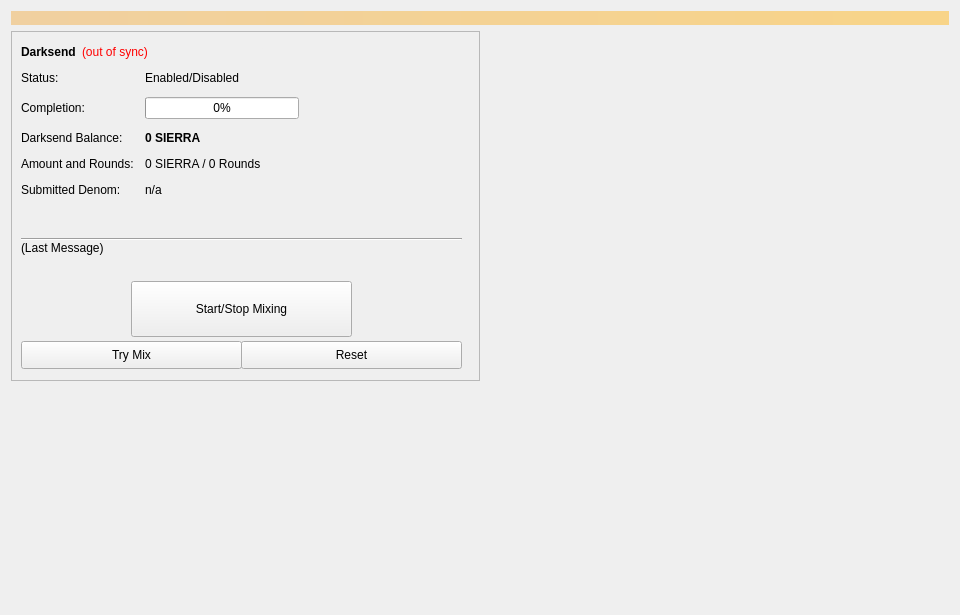
<?xml version="1.0" encoding="UTF-8"?>
<ui version="4.0">
 <class>Coinmix</class>
 <widget class="QWidget" name="Coinmix">
  <property name="geometry">
   <rect>
    <x>0</x>
    <y>0</y>
    <width>960</width>
    <height>615</height>
   </rect>
  </property>
  <property name="minimumSize">
   <size>
    <width>960</width>
    <height>0</height>
   </size>
  </property>
  <property name="windowTitle">
   <string>Form</string>
  </property>
  <layout class="QVBoxLayout" name="topLayout">
   <item>
    <widget class="QLabel" name="labelAlerts">
     <property name="visible">
      <bool>false</bool>
     </property>
     <property name="styleSheet">
      <string notr="true">background-color: qlineargradient(x1: 0, y1: 0, x2: 1, y2: 0, stop:0 #F0D0A0, stop:1 #F8D488); color:#000000;</string>
     </property>
     <property name="wordWrap">
      <bool>true</bool>
     </property>
     <property name="margin">
      <number>3</number>
     </property>
    </widget>
   </item>
   <item>
    <layout class="QHBoxLayout" name="horizontalLayout" stretch="1,1">
     <item>
      <layout class="QVBoxLayout" name="verticalLayout_2">
       <item>
        <widget class="QFrame" name="frameDarksend">
         <property name="minimumSize">
          <size>
           <width>0</width>
           <height>350</height>
          </size>
         </property>
         <property name="layoutDirection">
          <enum>Qt::LeftToRight</enum>
         </property>
         <property name="frameShape">
          <enum>QFrame::StyledPanel</enum>
         </property>
         <property name="frameShadow">
          <enum>QFrame::Raised</enum>
         </property>
         <widget class="QWidget" name="formLayoutWidget">
          <property name="geometry">
           <rect>
            <x>10</x>
            <y>40</y>
            <width>451</width>
            <height>161</height>
           </rect>
          </property>
          <layout class="QFormLayout" name="formLayout">
           <property name="fieldGrowthPolicy">
            <enum>QFormLayout::AllNonFixedFieldsGrow</enum>
           </property>
           <property name="horizontalSpacing">
            <number>11</number>
           </property>
           <property name="verticalSpacing">
            <number>12</number>
           </property>
           <item row="0" column="0">
            <widget class="QLabel" name="label_6">
             <property name="text">
              <string>Status:</string>
             </property>
            </widget>
           </item>
           <item row="1" column="0">
            <widget class="QLabel" name="label_7">
             <property name="text">
              <string>Completion:</string>
             </property>
            </widget>
           </item>
           <item row="1" column="1">
            <widget class="QProgressBar" name="DarksendProgress">
             <property name="maximumSize">
              <size>
               <width>154</width>
               <height>16777215</height>
              </size>
             </property>
             <property name="value">
              <number>0</number>
             </property>
            </widget>
           </item>
           <item row="2" column="0">
            <widget class="QLabel" name="labelAnonymizedText">
             <property name="text">
              <string>Darksend Balance:</string>
             </property>
            </widget>
           </item>
           <item row="2" column="1">
            <widget class="QLabel" name="labelAnonymized">
             <property name="font">
              <font>
               <weight>75</weight>
               <bold>true</bold>
              </font>
             </property>
             <property name="text">
              <string notr="true">0 SIERRA</string>
             </property>
            </widget>
           </item>
           <item row="3" column="0">
            <widget class="QLabel" name="label_8">
             <property name="text">
              <string>Amount and Rounds:</string>
             </property>
            </widget>
           </item>
           <item row="3" column="1">
            <widget class="QLabel" name="labelAmountRounds">
             <property name="text">
              <string>0 SIERRA / 0 Rounds</string>
             </property>
            </widget>
           </item>
           <item row="4" column="0">
            <widget class="QLabel" name="label_9">
             <property name="text">
              <string>Submitted Denom:</string>
             </property>
            </widget>
           </item>
           <item row="4" column="1">
            <widget class="QLabel" name="labelSubmittedDenom">
             <property name="toolTip">
              <string>The denominations you submitted to the Masternode.&lt;br&gt;To mix, other users must submit the exact same denominations.</string>
             </property>
             <property name="text">
              <string>n/a</string>
             </property>
            </widget>
           </item>
           <item row="0" column="1">
            <widget class="QLabel" name="DarksendEnabled">
             <property name="text">
              <string>Enabled/Disabled</string>
             </property>
            </widget>
           </item>
          </layout>
         </widget>
         <widget class="QPushButton" name="runAutoDenom">
          <property name="geometry">
           <rect>
            <x>251</x>
            <y>17</y>
            <width>1</width>
            <height>1</height>
           </rect>
          </property>
          <property name="palette">
           <palette>
            <active>
             <colorrole role="WindowText">
              <brush brushstyle="SolidPattern">
               <color alpha="255">
                <red>0</red>
                <green>0</green>
                <blue>0</blue>
               </color>
              </brush>
             </colorrole>
             <colorrole role="Button">
              <brush brushstyle="SolidPattern">
               <color alpha="255">
                <red>239</red>
                <green>238</green>
                <blue>238</blue>
               </color>
              </brush>
             </colorrole>
             <colorrole role="Light">
              <brush brushstyle="SolidPattern">
               <color alpha="255">
                <red>255</red>
                <green>255</green>
                <blue>255</blue>
               </color>
              </brush>
             </colorrole>
             <colorrole role="Midlight">
              <brush brushstyle="SolidPattern">
               <color alpha="255">
                <red>247</red>
                <green>246</green>
                <blue>246</blue>
               </color>
              </brush>
             </colorrole>
             <colorrole role="Dark">
              <brush brushstyle="SolidPattern">
               <color alpha="255">
                <red>119</red>
                <green>119</green>
                <blue>119</blue>
               </color>
              </brush>
             </colorrole>
             <colorrole role="Mid">
              <brush brushstyle="SolidPattern">
               <color alpha="255">
                <red>159</red>
                <green>159</green>
                <blue>159</blue>
               </color>
              </brush>
             </colorrole>
             <colorrole role="Text">
              <brush brushstyle="SolidPattern">
               <color alpha="255">
                <red>0</red>
                <green>0</green>
                <blue>0</blue>
               </color>
              </brush>
             </colorrole>
             <colorrole role="BrightText">
              <brush brushstyle="SolidPattern">
               <color alpha="255">
                <red>255</red>
                <green>255</green>
                <blue>255</blue>
               </color>
              </brush>
             </colorrole>
             <colorrole role="ButtonText">
              <brush brushstyle="SolidPattern">
               <color alpha="255">
                <red>0</red>
                <green>0</green>
                <blue>0</blue>
               </color>
              </brush>
             </colorrole>
             <colorrole role="Base">
              <brush brushstyle="SolidPattern">
               <color alpha="255">
                <red>255</red>
                <green>255</green>
                <blue>255</blue>
               </color>
              </brush>
             </colorrole>
             <colorrole role="Window">
              <brush brushstyle="SolidPattern">
               <color alpha="255">
                <red>239</red>
                <green>238</green>
                <blue>238</blue>
               </color>
              </brush>
             </colorrole>
             <colorrole role="Shadow">
              <brush brushstyle="SolidPattern">
               <color alpha="255">
                <red>0</red>
                <green>0</green>
                <blue>0</blue>
               </color>
              </brush>
             </colorrole>
             <colorrole role="AlternateBase">
              <brush brushstyle="SolidPattern">
               <color alpha="255">
                <red>247</red>
                <green>246</green>
                <blue>246</blue>
               </color>
              </brush>
             </colorrole>
             <colorrole role="ToolTipBase">
              <brush brushstyle="SolidPattern">
               <color alpha="255">
                <red>255</red>
                <green>255</green>
                <blue>220</blue>
               </color>
              </brush>
             </colorrole>
             <colorrole role="ToolTipText">
              <brush brushstyle="SolidPattern">
               <color alpha="255">
                <red>0</red>
                <green>0</green>
                <blue>0</blue>
               </color>
              </brush>
             </colorrole>
            </active>
            <inactive>
             <colorrole role="WindowText">
              <brush brushstyle="SolidPattern">
               <color alpha="255">
                <red>0</red>
                <green>0</green>
                <blue>0</blue>
               </color>
              </brush>
             </colorrole>
             <colorrole role="Button">
              <brush brushstyle="SolidPattern">
               <color alpha="255">
                <red>239</red>
                <green>238</green>
                <blue>238</blue>
               </color>
              </brush>
             </colorrole>
             <colorrole role="Light">
              <brush brushstyle="SolidPattern">
               <color alpha="255">
                <red>255</red>
                <green>255</green>
                <blue>255</blue>
               </color>
              </brush>
             </colorrole>
             <colorrole role="Midlight">
              <brush brushstyle="SolidPattern">
               <color alpha="255">
                <red>247</red>
                <green>246</green>
                <blue>246</blue>
               </color>
              </brush>
             </colorrole>
             <colorrole role="Dark">
              <brush brushstyle="SolidPattern">
               <color alpha="255">
                <red>119</red>
                <green>119</green>
                <blue>119</blue>
               </color>
              </brush>
             </colorrole>
             <colorrole role="Mid">
              <brush brushstyle="SolidPattern">
               <color alpha="255">
                <red>159</red>
                <green>159</green>
                <blue>159</blue>
               </color>
              </brush>
             </colorrole>
             <colorrole role="Text">
              <brush brushstyle="SolidPattern">
               <color alpha="255">
                <red>0</red>
                <green>0</green>
                <blue>0</blue>
               </color>
              </brush>
             </colorrole>
             <colorrole role="BrightText">
              <brush brushstyle="SolidPattern">
               <color alpha="255">
                <red>255</red>
                <green>255</green>
                <blue>255</blue>
               </color>
              </brush>
             </colorrole>
             <colorrole role="ButtonText">
              <brush brushstyle="SolidPattern">
               <color alpha="255">
                <red>0</red>
                <green>0</green>
                <blue>0</blue>
               </color>
              </brush>
             </colorrole>
             <colorrole role="Base">
              <brush brushstyle="SolidPattern">
               <color alpha="255">
                <red>255</red>
                <green>255</green>
                <blue>255</blue>
               </color>
              </brush>
             </colorrole>
             <colorrole role="Window">
              <brush brushstyle="SolidPattern">
               <color alpha="255">
                <red>239</red>
                <green>238</green>
                <blue>238</blue>
               </color>
              </brush>
             </colorrole>
             <colorrole role="Shadow">
              <brush brushstyle="SolidPattern">
               <color alpha="255">
                <red>0</red>
                <green>0</green>
                <blue>0</blue>
               </color>
              </brush>
             </colorrole>
             <colorrole role="AlternateBase">
              <brush brushstyle="SolidPattern">
               <color alpha="255">
                <red>247</red>
                <green>246</green>
                <blue>246</blue>
               </color>
              </brush>
             </colorrole>
             <colorrole role="ToolTipBase">
              <brush brushstyle="SolidPattern">
               <color alpha="255">
                <red>255</red>
                <green>255</green>
                <blue>220</blue>
               </color>
              </brush>
             </colorrole>
             <colorrole role="ToolTipText">
              <brush brushstyle="SolidPattern">
               <color alpha="255">
                <red>0</red>
                <green>0</green>
                <blue>0</blue>
               </color>
              </brush>
             </colorrole>
            </inactive>
            <disabled>
             <colorrole role="WindowText">
              <brush brushstyle="SolidPattern">
               <color alpha="255">
                <red>119</red>
                <green>119</green>
                <blue>119</blue>
               </color>
              </brush>
             </colorrole>
             <colorrole role="Button">
              <brush brushstyle="SolidPattern">
               <color alpha="255">
                <red>239</red>
                <green>238</green>
                <blue>238</blue>
               </color>
              </brush>
             </colorrole>
             <colorrole role="Light">
              <brush brushstyle="SolidPattern">
               <color alpha="255">
                <red>255</red>
                <green>255</green>
                <blue>255</blue>
               </color>
              </brush>
             </colorrole>
             <colorrole role="Midlight">
              <brush brushstyle="SolidPattern">
               <color alpha="255">
                <red>247</red>
                <green>246</green>
                <blue>246</blue>
               </color>
              </brush>
             </colorrole>
             <colorrole role="Dark">
              <brush brushstyle="SolidPattern">
               <color alpha="255">
                <red>119</red>
                <green>119</green>
                <blue>119</blue>
               </color>
              </brush>
             </colorrole>
             <colorrole role="Mid">
              <brush brushstyle="SolidPattern">
               <color alpha="255">
                <red>159</red>
                <green>159</green>
                <blue>159</blue>
               </color>
              </brush>
             </colorrole>
             <colorrole role="Text">
              <brush brushstyle="SolidPattern">
               <color alpha="255">
                <red>119</red>
                <green>119</green>
                <blue>119</blue>
               </color>
              </brush>
             </colorrole>
             <colorrole role="BrightText">
              <brush brushstyle="SolidPattern">
               <color alpha="255">
                <red>255</red>
                <green>255</green>
                <blue>255</blue>
               </color>
              </brush>
             </colorrole>
             <colorrole role="ButtonText">
              <brush brushstyle="SolidPattern">
               <color alpha="255">
                <red>119</red>
                <green>119</green>
                <blue>119</blue>
               </color>
              </brush>
             </colorrole>
             <colorrole role="Base">
              <brush brushstyle="SolidPattern">
               <color alpha="255">
                <red>239</red>
                <green>238</green>
                <blue>238</blue>
               </color>
              </brush>
             </colorrole>
             <colorrole role="Window">
              <brush brushstyle="SolidPattern">
               <color alpha="255">
                <red>239</red>
                <green>238</green>
                <blue>238</blue>
               </color>
              </brush>
             </colorrole>
             <colorrole role="Shadow">
              <brush brushstyle="SolidPattern">
               <color alpha="255">
                <red>0</red>
                <green>0</green>
                <blue>0</blue>
               </color>
              </brush>
             </colorrole>
             <colorrole role="AlternateBase">
              <brush brushstyle="SolidPattern">
               <color alpha="255">
                <red>239</red>
                <green>238</green>
                <blue>238</blue>
               </color>
              </brush>
             </colorrole>
             <colorrole role="ToolTipBase">
              <brush brushstyle="SolidPattern">
               <color alpha="255">
                <red>255</red>
                <green>255</green>
                <blue>220</blue>
               </color>
              </brush>
             </colorrole>
             <colorrole role="ToolTipText">
              <brush brushstyle="SolidPattern">
               <color alpha="255">
                <red>0</red>
                <green>0</green>
                <blue>0</blue>
               </color>
              </brush>
             </colorrole>
            </disabled>
           </palette>
          </property>
          <property name="focusPolicy">
           <enum>Qt::NoFocus</enum>
          </property>
          <property name="autoFillBackground">
           <bool>true</bool>
          </property>
          <property name="text">
           <string/>
          </property>
          <property name="flat">
           <bool>true</bool>
          </property>
         </widget>
         <widget class="QPushButton" name="toggleDarksend">
          <property name="geometry">
           <rect>
            <x>120</x>
            <y>250</y>
            <width>221</width>
            <height>56</height>
           </rect>
          </property>
          <property name="sizePolicy">
           <sizepolicy hsizetype="MinimumExpanding" vsizetype="Fixed">
            <horstretch>0</horstretch>
            <verstretch>0</verstretch>
           </sizepolicy>
          </property>
          <property name="text">
           <string>Start/Stop Mixing</string>
          </property>
         </widget>
         <widget class="Line" name="lineLastMessage">
          <property name="geometry">
           <rect>
            <x>10</x>
            <y>200</y>
            <width>441</width>
            <height>16</height>
           </rect>
          </property>
          <property name="orientation">
           <enum>Qt::Horizontal</enum>
          </property>
         </widget>
         <widget class="QLabel" name="DarksendStatus">
          <property name="geometry">
           <rect>
            <x>10</x>
            <y>210</y>
            <width>451</width>
            <height>43</height>
           </rect>
          </property>
          <property name="minimumSize">
           <size>
            <width>288</width>
            <height>43</height>
           </size>
          </property>
          <property name="text">
           <string>(Last Message)</string>
          </property>
          <property name="alignment">
           <set>Qt::AlignLeading|Qt::AlignLeft|Qt::AlignTop</set>
          </property>
          <property name="wordWrap">
           <bool>true</bool>
          </property>
         </widget>
         <widget class="QPushButton" name="DarksendAuto">
          <property name="geometry">
           <rect>
            <x>10</x>
            <y>310</y>
            <width>221</width>
            <height>28</height>
           </rect>
          </property>
          <property name="sizePolicy">
           <sizepolicy hsizetype="MinimumExpanding" vsizetype="Fixed">
            <horstretch>0</horstretch>
            <verstretch>0</verstretch>
           </sizepolicy>
          </property>
          <property name="toolTip">
           <string>Try to manually submit a Darksend request.</string>
          </property>
          <property name="text">
           <string>Try Mix</string>
          </property>
         </widget>
         <widget class="QPushButton" name="DarksendReset">
          <property name="geometry">
           <rect>
            <x>230</x>
            <y>310</y>
            <width>221</width>
            <height>28</height>
           </rect>
          </property>
          <property name="sizePolicy">
           <sizepolicy hsizetype="MinimumExpanding" vsizetype="Fixed">
            <horstretch>0</horstretch>
            <verstretch>0</verstretch>
           </sizepolicy>
          </property>
          <property name="toolTip">
           <string>Reset the current status of Darksend (can interrupt Darksend if it's in the process of Mixing, which can cost you money!)</string>
          </property>
          <property name="autoFillBackground">
           <bool>false</bool>
          </property>
          <property name="text">
           <string>Reset</string>
          </property>
         </widget>
         <widget class="QWidget" name="layoutWidget">
          <property name="geometry">
           <rect>
            <x>10</x>
            <y>10</y>
            <width>431</width>
            <height>22</height>
           </rect>
          </property>
          <layout class="QHBoxLayout" name="horizontalLayout_5">
           <item>
            <widget class="QLabel" name="label_2">
             <property name="font">
              <font>
               <weight>75</weight>
               <bold>true</bold>
              </font>
             </property>
             <property name="text">
              <string>Darksend</string>
             </property>
            </widget>
           </item>
           <item>
            <widget class="QLabel" name="labelDarksendSyncStatus">
             <property name="toolTip">
              <string>The displayed information may be out of date. Your wallet automatically synchronizes with the Sierra network after a connection is established, but this process has not completed yet.</string>
             </property>
             <property name="styleSheet">
              <string notr="true">QLabel { color: red; }</string>
             </property>
             <property name="text">
              <string notr="true">(out of sync)</string>
             </property>
             <property name="alignment">
              <set>Qt::AlignLeading|Qt::AlignLeft|Qt::AlignVCenter</set>
             </property>
            </widget>
           </item>
           <item>
            <spacer name="horizontalSpacer_4">
             <property name="orientation">
              <enum>Qt::Horizontal</enum>
             </property>
             <property name="sizeHint" stdset="0">
              <size>
               <width>40</width>
               <height>20</height>
              </size>
             </property>
            </spacer>
           </item>
          </layout>
         </widget>
        </widget>
       </item>
       <item>
        <spacer name="verticalSpacer">
         <property name="orientation">
          <enum>Qt::Vertical</enum>
         </property>
         <property name="sizeHint" stdset="0">
          <size>
           <width>20</width>
           <height>40</height>
          </size>
         </property>
        </spacer>
       </item>
      </layout>
     </item>
     <item>
      <layout class="QVBoxLayout" name="verticalLayout_3">
       <item>
        <spacer name="verticalSpacer_2">
         <property name="orientation">
          <enum>Qt::Vertical</enum>
         </property>
         <property name="sizeType">
          <enum>QSizePolicy::Expanding</enum>
         </property>
         <property name="sizeHint" stdset="0">
          <size>
           <width>20</width>
           <height>40</height>
          </size>
         </property>
        </spacer>
       </item>
      </layout>
     </item>
    </layout>
   </item>
  </layout>
 </widget>
 <resources/>
 <connections/>
</ui>
